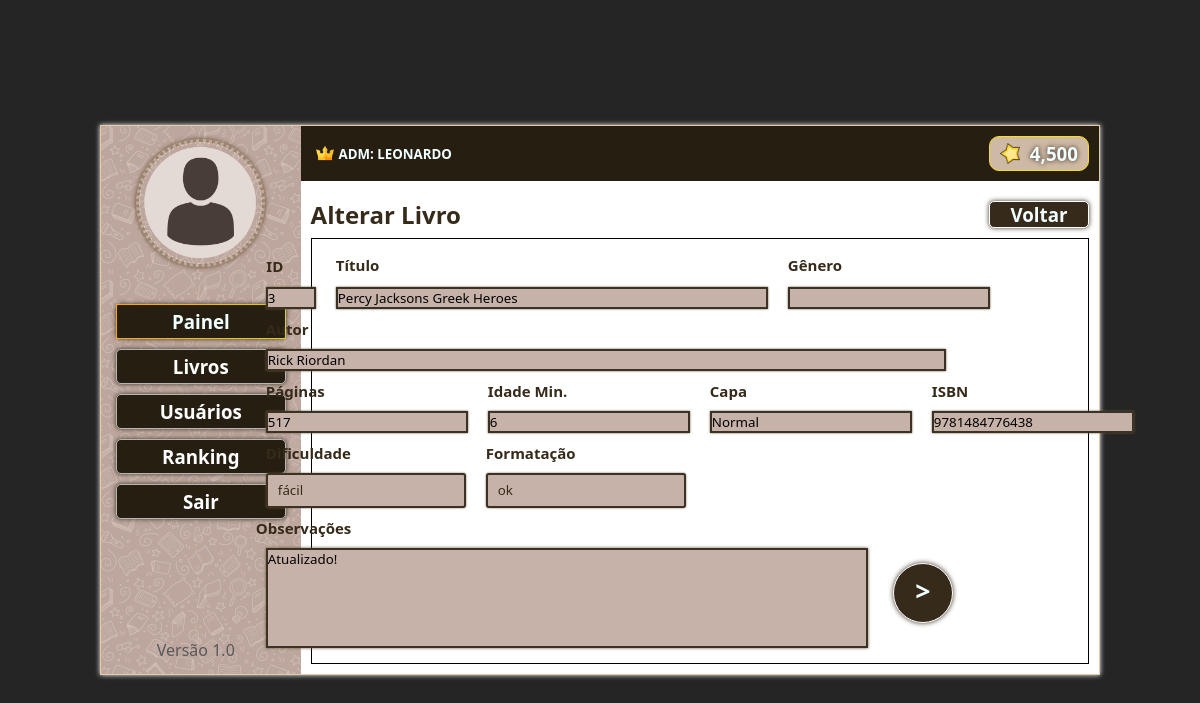
Page /scriptorium_5/alterar.php?id=3 (signed in) on the committed database.
### tables this page shows
CREATE TABLE `livros` (
  `id_livro` int(5) unsigned NOT NULL AUTO_INCREMENT,
  `isbn_livro` varchar(15) DEFAULT NULL,
  `titulo_livro` varchar(100) NOT NULL,
  `genero_livro` varchar(50) NOT NULL,
  `dificuldade` enum('fácil','intermediário','difícil','muito difícil') NOT NULL DEFAULT 'fácil',
  `formatacao` enum('ruim','ok','boa','ótima') NOT NULL DEFAULT 'ok',
  `autor_livro` varchar(100) NOT NULL,
  `paginas_livro` int(5) unsigned NOT NULL,
  `capa_livro` varchar(10) NOT NULL,
  `idade_minima` int(2) unsigned NOT NULL,
  `pontos_livro` int(5) unsigned NOT NULL,
  `status` tinyint(1) DEFAULT 0,
  `observacao` text DEFAULT NULL,
  PRIMARY KEY (`id_livro`),
  UNIQUE KEY `uk_isbn` (`isbn_livro`)
);

### scriptorium_5/alterar.php (the view, shortened to what this page needs)
<?php
include 'conexao.php';
$livro = [];
if (isset($_GET['id'])) {
    $id = $_GET['id'];
    $stmt = $conn->prepare("SELECT * FROM livros WHERE id_livro = ?");
    $stmt->bind_param("i", $id);
    $stmt->execute();
    $result = $stmt->get_result();
    $livro = $result->fetch_assoc();
}
?>
<!DOCTYPE html>
<html lang="PT-BR">
<head>
</head>
<body>
<main>
    <div class="colunaesquerda">
        <div class="boxperfil"><img src="imagens/imguser.png" alt="" width="80%"></div>
        <div class="caixabotoes">
            <div class="colunaesquerdap"><p>.</p></div>
            <a href="paineladm.php"><div class="botaoselect"><h3>Painel</h3></div></a>
            <a href="buscalivroadm.php"><div class="botao"><h3>Livros</h3></div></a>
            <a href="usuariosadm.php"><div class="botao"><h3>Usuários</h3></div></a>
            <a href="rankingadm.php"><div class="botao"><h3>Ranking</h3></div></a>
            <a href="logout.php"><div class="botao"><h3>Sair</h3></div></a>
        </div>
        <div class="colunaesquerdap"><p>.</p></div>
        <div class="colunaesquerdap"><p>.</p></div>
        <div class="colunaesquerdap"><p>.</p></div>
        <div class="colunaesquerdap"><p>.</p></div>
        <div><p>Versão 1.0</p></div>
    </div>
    <div class="colunadireita">
        <div class="linhasuperior">
            <div class="boxnomeuser">
                <img src="imagens/crown.png" alt="">
                <h5>ADM: <?php echo strtoupper(htmlspecialchars($_SESSION['nome_usuario'])); ?></h5></div>
            <div class="boxpontos">
                <img src="imagens/star.png" alt="" width="20">
                <h3><?php echo number_format($_SESSION['pontos_usuario'], 0); ?></h3>
            </div>
        </div>
        <div class="tela">
            <div class="telasuperior">
                <div><h2>Alterar Livro</h2></div>
                <div><a href="paineladm.php"><h3 class="botaovoltar">Voltar</h3></a></div>
            </div>
            <div class="telaconteudo">
                <form method="POST">
                    <div class="boxalinhamento">
                        <div class="box2">
                            <label class="labelcss2">ID</label>
                            <input type="number" name="id_livro" class="tituloinput" value="<?php echo $livro['id_livro'] ?? ''; ?>" required>
                        </div>
                        <div class="box1">
                            <label class="labelcss">Título</label>
                            <input type="text" name="titulo_livro" class="tituloinput" value="<?php echo $livro['titulo_livro'] ?? ''; ?>" required>
                        </div>
                        <div class="box1">
                            <label class="labelcss">Gênero</label>
                            <input type="text" name="genero_livro" value="<?php echo $livro['genero_livro'] ?? ''; ?>">
                        </div>
                    </div>
                    <div class="box1">
                        <label class="labelcss">Autor</label>
                        <input type="text" name="autor_livro" class="autorinput" value="<?php echo $livro['autor_livro'] ?? ''; ?>">
                    </div>
                    <div class="boxalinhamento">
                        <div class="box1">
                            <label class="labelcss">Páginas</label>
                            <input type="number" name="paginas_livro" value="<?php echo $livro['paginas_livro'] ?? ''; ?>">
                        </div>
                        <div class="box1">
                            <label class="labelcss">Idade Min.</label>
                            <input type="number" name="idade_minima" value="<?php echo $livro['idade_minima'] ?? ''; ?>">
                        </div>
                        <div class="box1">
                            <label class="labelcss">Capa</label>
                            <input type="text" name="capa_livro" value="<?php echo $livro['capa_livro'] ?? ''; ?>">
                        </div>
                        <div class="box1">
                            <label class="labelcss">ISBN</label>
                            <input type="text" name="isbn_livro" value="<?php echo $livro['isbn_livro'] ?? ''; ?>">
                        </div>
                    </div>
                    <div class="boxalinhamento">
                        <div class="box1">
                            <label class="labelcss">Dificuldade</label>
                            <select name="dificuldade" class="botaoselect">
                                <?php
                                $opcoesDificuldade = ['fácil','intermediário','difícil','muito difícil'];
                                foreach($opcoesDificuldade as $op) {
                                    $sel = ($livro['dificuldade'] ?? '') === $op ? 'selected' : '';
                                    echo "<option value='$op' $sel>$op</option>";
                                }
                                ?>
                            </select>
                        </div>
                        <div class="box1">
                            <label class="labelcss">Formatação</label>
                            <select name="formatacao" class="botaoselect">
                                <?php
                                $opcoesFormatacao = ['ruim','ok','boa','ótima'];
                                foreach($opcoesFormatacao as $op) {
                                    $sel = ($livro['formatacao'] ?? '') === $op ? 'selected' : '';
                                    echo "<option value='$op' $sel>$op</option>";
                                }
                                ?>
                            </select>
                        </div>
                    </div>
                    <div class="boxalinhamento">
                        <div class="box1">
                            <label class="labelcsstxt">Observações</label>
                            <textarea name="observacao"><?php echo $livro['observacao'] ?? ''; ?></textarea>
                        </div>
                        <button type="submit"><h1>></h1></button>
                    </div>
                </form>
            </div>
        </div>
    </div>
</main>
</body>
</html>

### rows in the picture
livros: id_livro "3", titulo_livro "Percy Jacksons Greek Heroes", autor_livro "Rick Riordan", paginas_livro "517", idade_minima "6", capa_livro "Normal", isbn_livro "9781484776438", observacao "Atualizado!"

### other values in the picture
$_SESSION['nome_usuario'] "LEONARDO"
$_SESSION['pontos_usuario'] "4,500"
form field dificuldade "fácil"
form field formatacao "ok"
